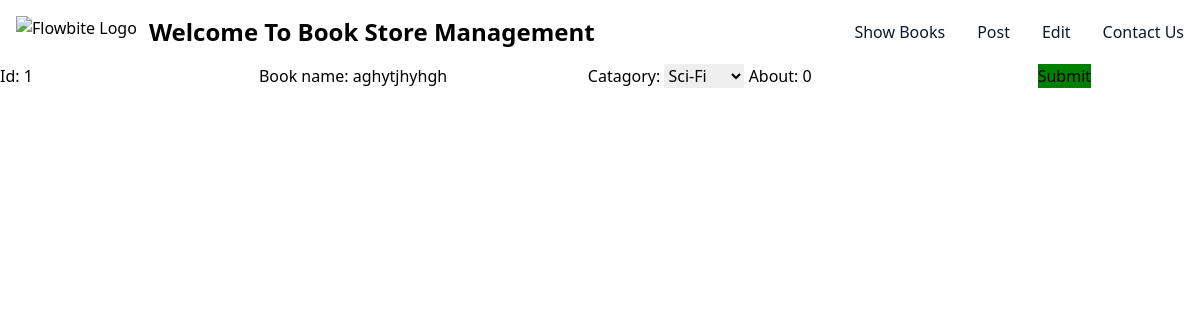
The app's page /edit_book/1 with its own data.
### app1/models.py (models this page shows)
class BookStoreModel(models.Model):
    Catagory=(
        ('Myestry','Myestry'),
        ('Thriler','Thriler'),
        ('Sci-Fi','Sci-Fi'),
        ('Humor','Humor'),
        ('Horror','Horror')
    )
    id = models.IntegerField(primary_key=True)
    book_name=models.CharField(max_length=30)
    about=models.CharField(max_length=50)
    catagory=models.CharField(max_length=30,choices=Catagory)
    first_pub=models.DateTimeField(auto_now_add=True)
    last_pub=models.DateTimeField(auto_now=True)

### app1/views.py (the view)
# urls.py: path('edit_book/<int:id>', edit_book,name = 'edit_book'),
def edit_book(request, id):
    book = BookStoreModel.objects.get(pk = id)
    form = BookStoreForms(instance = book)
    if request.method == 'POST':
        form = BookStoreForms(request.POST, instance = book)
        if form.is_valid():
            form.save()
            return redirect('showbook')
    return render(request, 'store_book.html', {'form':form})

### app1/forms.py
class BookStoreForms(forms.ModelForm):
    class Meta:
        model=BookStoreModel
        fields=['id','book_name','catagory','about']

### app1/templates/store_book.html (shortened to what this page needs)
{% extends 'base.html' %}
{% block content %}
<div>
    <form method="post">
        {{ form }}
        <button class="btn btn-primary" type="submit" style="background-color: green;">Submit</button>
    </form>
</div>
{% endblock %}

### records on screen
BookStoreModel: id "1", book_name "aghytjhyhgh", catagory "Sci-Fi", about "0"
